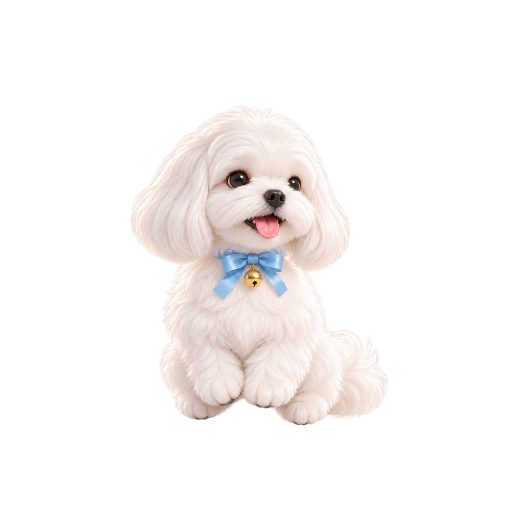
#> input picture assets/pet/anim/hop/03.png, 1024 x 1024 px (shown at 1/2 size); its folder holds 3 pictures in this run
$ python export.py ../../../pet/anim/hop/01.png ../../../pet/anim/hop/02.png ../../../pet/anim/hop/03.png
#> lines starting #> are read from the running program, lines starting #| are printed output that depends on the picture
from PIL import Image
from pathlib import Path
import shutil,sys,json
root=Path('/Users/gaoyifan/Desktop/李依依提案/第三层-明星与连接/assets')
group,num,source=sys.argv[1:]
src=Path(source); dst=root/f'pet/anim/{group}/{num}.png'; native=root/f'source/batch6/rourou-anim-wag-lick/{group}-{num}-native.png'; shutil.copy2(src,native)
im=Image.open(src).convert('RGBA'); a=im.getchannel('A'); bb=a.point(lambda x:255 if x>16 else 0).getbbox(); s=715/(bb[3]-bb[1]); im=im.resize((round(im.width*s),round(im.height*s)),Image.Resampling.LANCZOS); bb=im.getchannel('A').point(lambda x:255 if x>16 else 0).getbbox(); out=Image.new('RGBA',(1024,1024)); out.alpha_composite(im,(round(512-(bb[0]+bb[2])/2),870-bb[3])); out.save(dst); print(dst, out.getchannel('A').point(lambda x:255 if x>16 else 0).getbbox())
#> further down, im is the input picture: PIL image 1024x1024 RGBA; mean R, G, B, A 49.9, 47.1, 46.1, 50.9
#> after `a = im.getchannel('A')`:
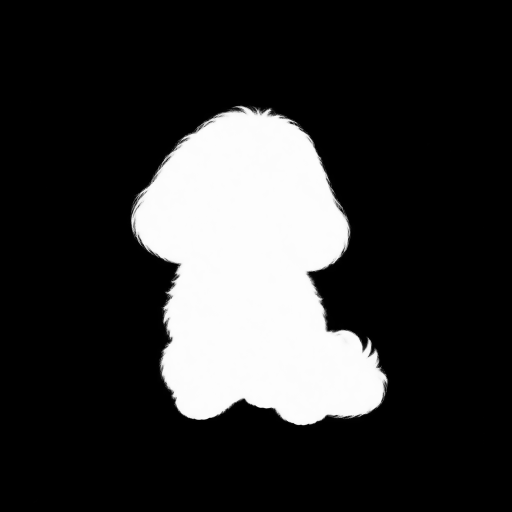
#> a: PIL image 1024x1024 L (shown at 1/2 size); min 0, max 255, mean 50.9
#> after `bb = a.point(lambda x: 255 if x > 16 else 0).getbbox()`: bb = (260, 211, 777, 851)
#> after `s = 715 / (bb[3] - bb[1])`: s = 1.12
#> after `bb = im.getchannel('A').point(lambda x: 255 if x > 16 else 0).getbbox(`: bb = (291, 235, 868, 951)
#> after `out = Image.new('RGBA', (1024, 1024))`: out: PIL image 1024x1024 RGBA; every value is 0
#> after `out.alpha_composite(im, (round(512 - (bb[0] + bb[2]) / 2), 870 - bb[3]`:
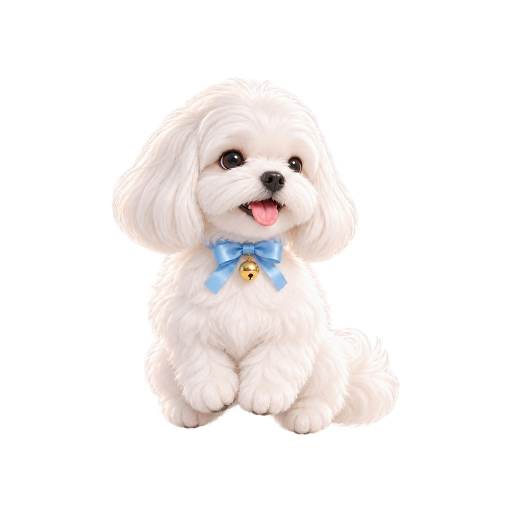
#> out: PIL image 1024x1024 RGBA (shown at 1/2 size); mean R, G, B, A 62.1, 58.6, 57.3, 63.6; transparent parts drawn white

$ run again, on assets/pet/anim/idle/02.png
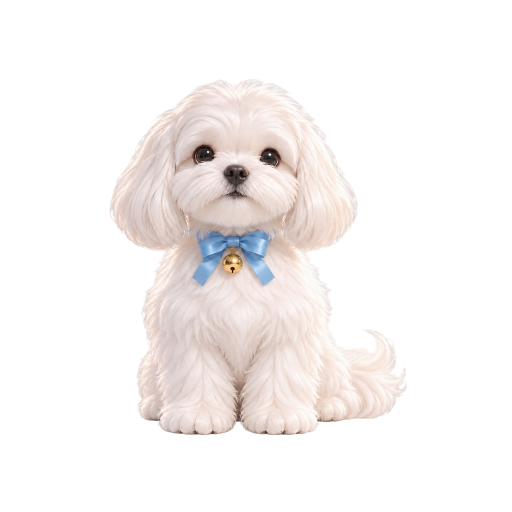
#> input picture assets/pet/anim/idle/02.png, 1024 x 1024 px (shown at 1/2 size)
#> im is the input picture: PIL image 1024x1024 RGBA; mean R, G, B, A 62.8, 59.1, 57.9, 66.7
#> `a = im.getchannel('A')`:
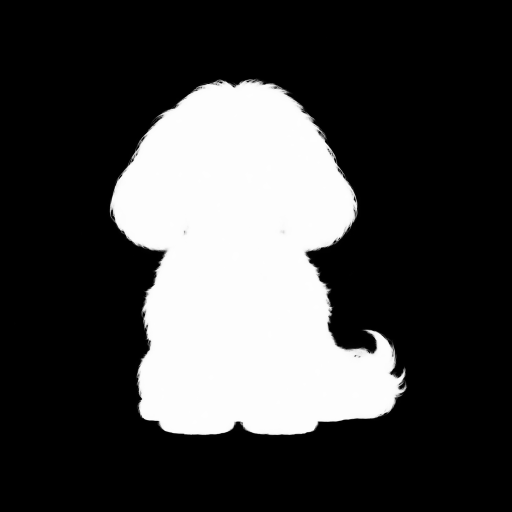
#> a: PIL image 1024x1024 L (shown at 1/2 size); min 0, max 255, mean 66.7
#> bb = (219, 157, 815, 871)
#> s = 1
#> im: PIL image 1025x1025 RGBA
#> bb = (219, 157, 815, 872)
#> out: PIL image 1024x1024 RGBA; every value is 0
#> `out.alpha_composite(im, (round(512 - (bb[0] + bb[2]) / 2), 870 - bb[3]`:
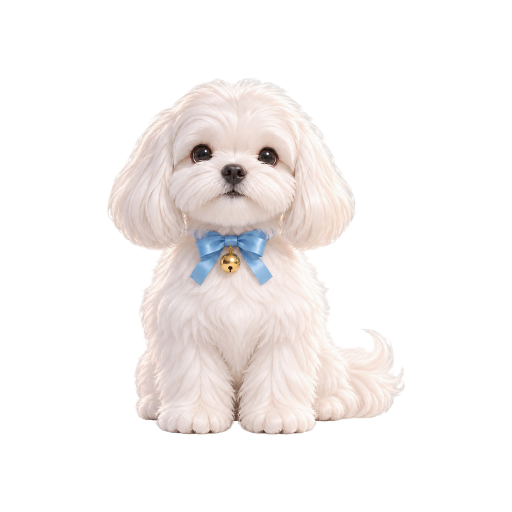
#> out: PIL image 1024x1024 RGBA (shown at 1/2 size); mean R, G, B, A 62.7, 59.1, 57.8, 66.8; transparent parts drawn white
